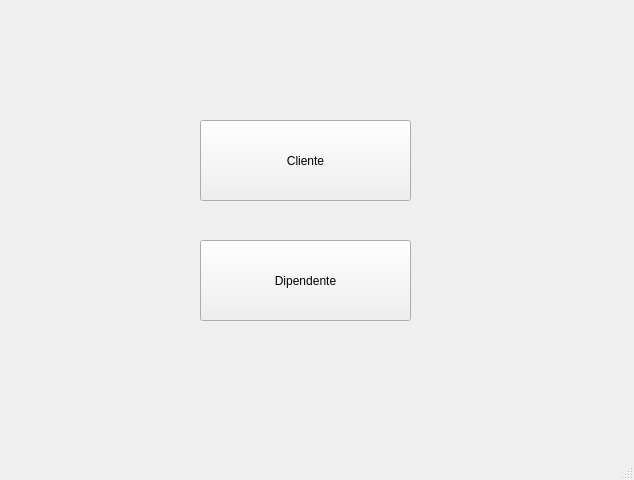
<?xml version="1.0" encoding="UTF-8"?>
<ui version="4.0">
 <class>home_page</class>
 <widget class="QMainWindow" name="home_page">
  <property name="geometry">
   <rect>
    <x>0</x>
    <y>0</y>
    <width>634</width>
    <height>480</height>
   </rect>
  </property>
  <property name="windowTitle">
   <string>Ristorante Emilia</string>
  </property>
  <widget class="QWidget" name="centralwidget">
   <widget class="QPushButton" name="pushButtonToLogin">
    <property name="geometry">
     <rect>
      <x>200</x>
      <y>240</y>
      <width>211</width>
      <height>81</height>
     </rect>
    </property>
    <property name="text">
     <string>Dipendente</string>
    </property>
   </widget>
   <widget class="QPushButton" name="pushButtonToHomeCliente">
    <property name="geometry">
     <rect>
      <x>200</x>
      <y>120</y>
      <width>211</width>
      <height>81</height>
     </rect>
    </property>
    <property name="text">
     <string>Cliente</string>
    </property>
   </widget>
  </widget>
  <widget class="QMenuBar" name="menubar">
   <property name="geometry">
    <rect>
     <x>0</x>
     <y>0</y>
     <width>634</width>
     <height>24</height>
    </rect>
   </property>
  </widget>
  <widget class="QStatusBar" name="statusbar"/>
 </widget>
 <resources/>
 <connections/>
</ui>
